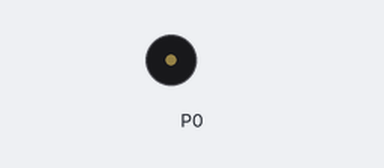
A program run on a simulated BBC micro:bit (MakeCode). Shown: buzzer (waves = sounding). At 17.2 s the program stops and its outputs stay as they are.

Above: at 0.1 s.
At 14.5 s:
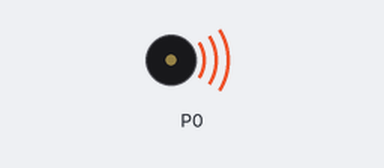
Timing chart, 0 to 18.7 s (numbered marks = the images above):
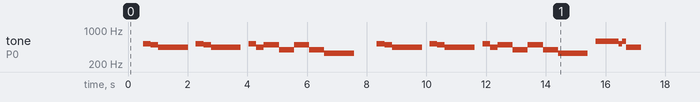

The program:

main.ts
```typescript
for (let index = 0; index < 2; index++) {
    music.rest(music.beat(BeatFraction.Whole))
    music.playTone(523, music.beat(BeatFraction.Half))
    music.playTone(494, music.beat(BeatFraction.Half))
    music.playTone(440, music.beat(BeatFraction.Double))
    music.rest(music.beat(BeatFraction.Half))
    music.playTone(523, music.beat(BeatFraction.Half))
    music.playTone(494, music.beat(BeatFraction.Half))
    music.playTone(440, music.beat(BeatFraction.Double))
    music.rest(music.beat(BeatFraction.Half))
    music.playTone(523, music.beat(BeatFraction.Half))
    music.playTone(440, music.beat(BeatFraction.Half))
    music.playTone(494, music.beat(BeatFraction.Whole))
    music.playTone(392, music.beat(BeatFraction.Whole))
    music.playTone(494, music.beat(BeatFraction.Whole))
    music.playTone(392, music.beat(BeatFraction.Whole))
    music.playTone(330, music.beat(BeatFraction.Double))
    music.rest(music.beat(BeatFraction.Half))
}
music.playTone(587, music.beat(BeatFraction.Whole))
music.playTone(587, music.beat(BeatFraction.Quarter))
music.playTone(587, music.beat(BeatFraction.Quarter))
music.playTone(523, music.beat(BeatFraction.Quarter))
music.playTone(587, music.beat(BeatFraction.Quarter))
music.playTone(440, music.beat(BeatFraction.Whole))
```

test.ts
```typescript
// aquí va el archivo "tests"; esto no se compilará cuando este paquete se utilice como una extensión.
```
